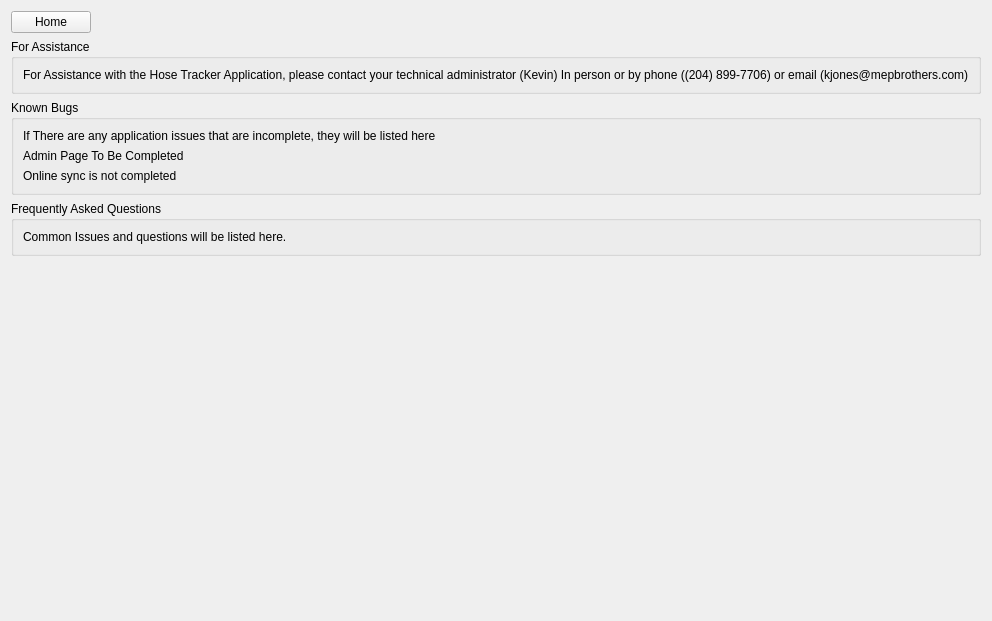
      <widget class="QWidget" name="Help">
       <layout class="QVBoxLayout" name="verticalLayout_33">
        <item>
         <layout class="QHBoxLayout" name="horizontalLayout_63">
          <item>
           <widget class="QPushButton" name="GoToHome_Help">
            <property name="text">
             <string>Home</string>
            </property>
           </widget>
          </item>
          <item>
           <spacer name="horizontalSpacer_14">
            <property name="orientation">
             <enum>Qt::Horizontal</enum>
            </property>
            <property name="sizeHint" stdset="0">
             <size>
              <width>40</width>
              <height>20</height>
             </size>
            </property>
           </spacer>
          </item>
         </layout>
        </item>
        <item>
         <widget class="QGroupBox" name="groupBox_27">
          <property name="title">
           <string>For Assistance</string>
          </property>
          <layout class="QHBoxLayout" name="horizontalLayout_64">
           <item>
            <widget class="QLabel" name="label_12">
             <property name="text">
              <string>For Assistance with the Hose Tracker Application, please contact your technical administrator (Kevin) In person or by phone ((204) 899-7706) or email (kjones@mepbrothers.com)</string>
             </property>
            </widget>
           </item>
          </layout>
         </widget>
        </item>
        <item>
         <widget class="QGroupBox" name="groupBox_28">
          <property name="title">
           <string>Known Bugs</string>
          </property>
          <layout class="QVBoxLayout" name="verticalLayout_47">
           <item>
            <widget class="QLabel" name="label_19">
             <property name="text">
              <string>If There are any application issues that are incomplete, they will be listed here</string>
             </property>
            </widget>
           </item>
           <item>
            <widget class="QLabel" name="label_140">
             <property name="text">
              <string>Admin Page To Be Completed</string>
             </property>
            </widget>
           </item>
           <item>
            <widget class="QLabel" name="label_141">
             <property name="text">
              <string>Online sync is not completed</string>
             </property>
            </widget>
           </item>
          </layout>
         </widget>
        </item>
        <item>
         <widget class="QGroupBox" name="groupBox_29">
          <property name="title">
           <string>Frequently Asked Questions</string>
          </property>
          <layout class="QHBoxLayout" name="horizontalLayout_66">
           <item>
            <widget class="QLabel" name="label_75">
             <property name="text">
              <string>Common Issues and questions will be listed here. </string>
             </property>
            </widget>
           </item>
          </layout>
         </widget>
        </item>
        <item>
         <spacer name="verticalSpacer_3">
          <property name="orientation">
           <enum>Qt::Vertical</enum>
          </property>
          <property name="sizeHint" stdset="0">
           <size>
            <width>20</width>
            <height>354</height>
           </size>
          </property>
         </spacer>
        </item>
       </layout>
      </widget>
